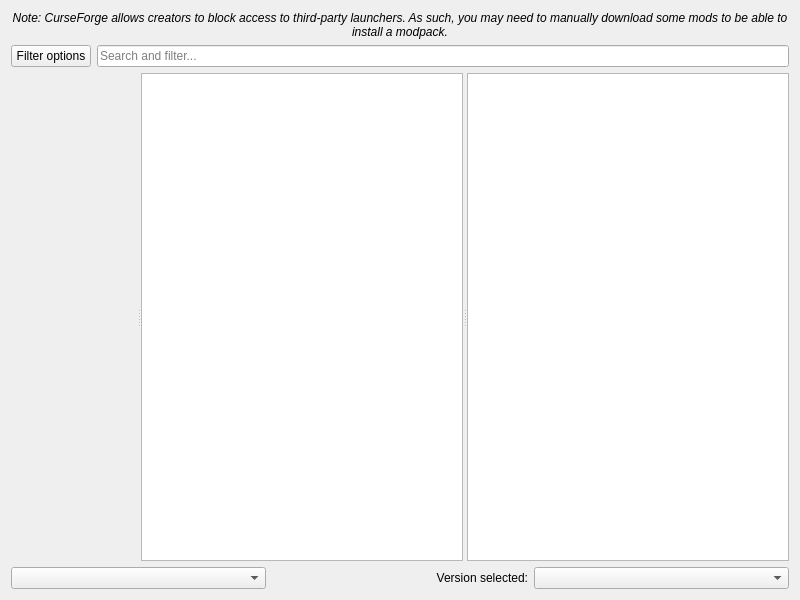
<?xml version="1.0" encoding="UTF-8"?>
<ui version="4.0">
 <class>FlamePage</class>
 <widget class="QWidget" name="FlamePage">
  <property name="geometry">
   <rect>
    <x>0</x>
    <y>0</y>
    <width>800</width>
    <height>600</height>
   </rect>
  </property>
  <layout class="QVBoxLayout" name="verticalLayout">
   <item>
    <widget class="QLabel" name="label_2">
     <property name="font">
      <font>
       <italic>true</italic>
      </font>
     </property>
     <property name="text">
      <string>Note: CurseForge allows creators to block access to third-party launchers. As such, you may need to manually download some mods to be able to install a modpack.</string>
     </property>
     <property name="alignment">
      <set>Qt::AlignCenter</set>
     </property>
     <property name="wordWrap">
      <bool>true</bool>
     </property>
    </widget>
   </item>
   <item>
    <layout class="QHBoxLayout" name="horizontalLayout">
     <item>
      <widget class="QPushButton" name="filterButton">
       <property name="text">
        <string>Filter options</string>
       </property>
      </widget>
     </item>
     <item>
      <widget class="QLineEdit" name="searchEdit">
       <property name="placeholderText">
        <string>Search and filter...</string>
       </property>
      </widget>
     </item>
    </layout>
   </item>
   <item>
    <widget class="QSplitter" name="splitter">
     <property name="sizePolicy">
      <sizepolicy hsizetype="Expanding" vsizetype="Expanding">
       <horstretch>0</horstretch>
       <verstretch>0</verstretch>
      </sizepolicy>
     </property>
     <property name="orientation">
      <enum>Qt::Horizontal</enum>
     </property>
     <widget class="QWidget" name="widget" native="true"/>
     <widget class="QListView" name="packView">
      <property name="horizontalScrollBarPolicy">
       <enum>Qt::ScrollBarAlwaysOff</enum>
      </property>
      <property name="alternatingRowColors">
       <bool>true</bool>
      </property>
      <property name="iconSize">
       <size>
        <width>48</width>
        <height>48</height>
       </size>
      </property>
      <property name="verticalScrollMode">
       <enum>QAbstractItemView::ScrollPerPixel</enum>
      </property>
     </widget>
     <widget class="ProjectDescriptionPage" name="packDescription">
      <property name="openExternalLinks">
       <bool>true</bool>
      </property>
      <property name="openLinks">
       <bool>true</bool>
      </property>
     </widget>
    </widget>
   </item>
   <item>
    <layout class="QHBoxLayout">
     <item>
      <widget class="QComboBox" name="sortByBox"/>
     </item>
     <item>
      <widget class="QLabel" name="label">
       <property name="text">
        <string>Version selected:</string>
       </property>
       <property name="alignment">
        <set>Qt::AlignRight|Qt::AlignTrailing|Qt::AlignVCenter</set>
       </property>
      </widget>
     </item>
     <item>
      <widget class="QComboBox" name="versionSelectionBox"/>
     </item>
    </layout>
   </item>
  </layout>
 </widget>
 <customwidgets>
  <customwidget>
   <class>ProjectDescriptionPage</class>
   <extends>QTextBrowser</extends>
   <header>ui/widgets/ProjectDescriptionPage.h</header>
  </customwidget>
 </customwidgets>
 <tabstops>
  <tabstop>packView</tabstop>
  <tabstop>packDescription</tabstop>
  <tabstop>sortByBox</tabstop>
  <tabstop>versionSelectionBox</tabstop>
 </tabstops>
 <resources/>
 <connections/>
</ui>
